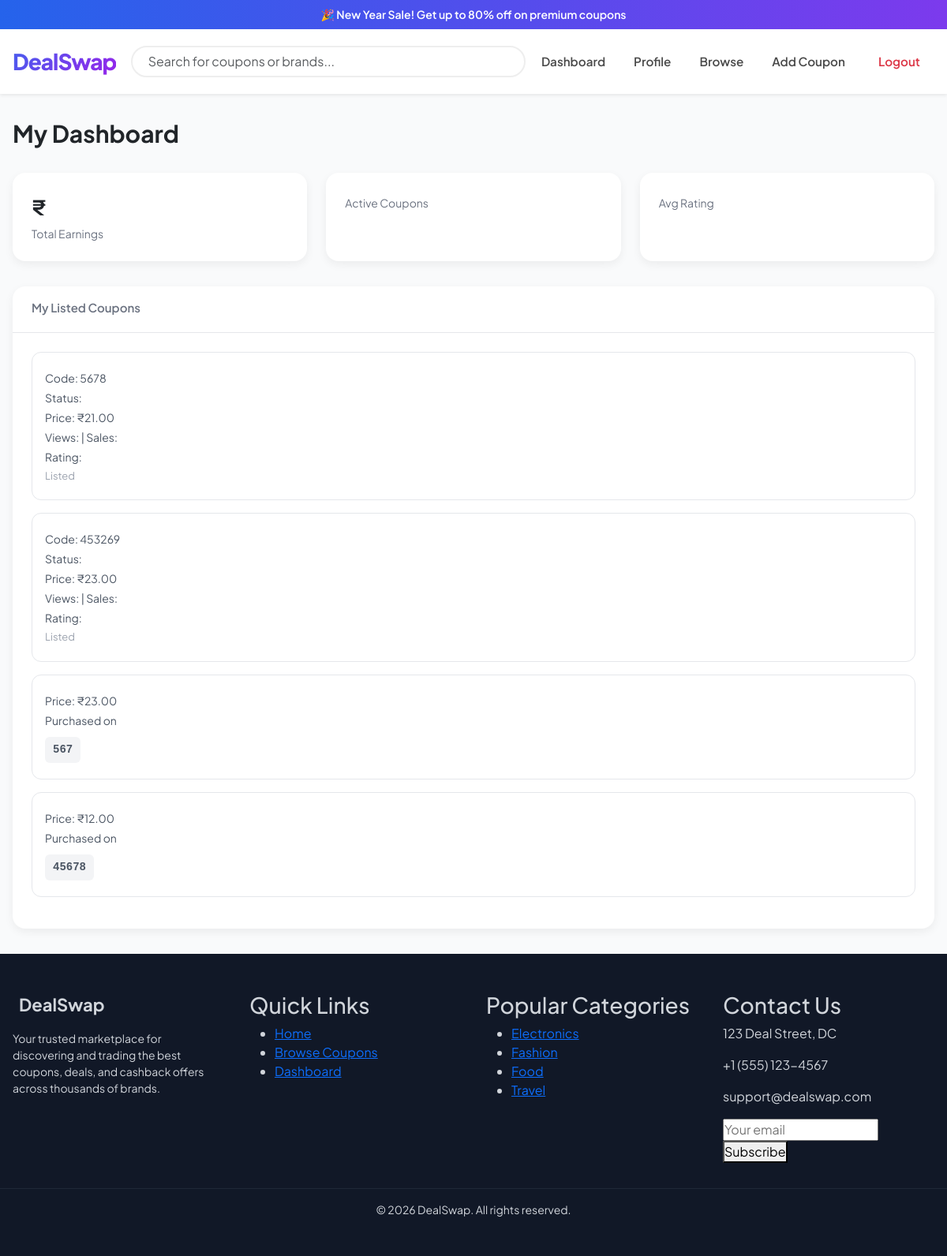
The page /dashboard/ (signed in) on the database its author committed.
### coupons/models.py (models this page shows, shortened)
class Coupon(models.Model):
    seller = models.ForeignKey(
        User,
        on_delete=models.CASCADE,
        related_name="coupons"
    )
    title = models.CharField(max_length=100)
    description = models.TextField()
    brand = models.CharField(max_length=100)
    CATEGORY_CHOICES = [
        ("Electronics", "Electronics"),
        ("Fashion", "Fashion"),
        ("Food", "Food"),
        ("Travel", "Travel"),
        ("Gaming", "Gaming"),
        ("Entertainment", "Entertainment"),
    ]
    category = models.CharField(max_length=50, choices=CATEGORY_CHOICES)
    original_price = models.DecimalField(
        max_digits=10, decimal_places=2, default=0
    )
    selling_price = models.DecimalField(
        max_digits=10, decimal_places=2,default=0
    )
    discount_percent = models.IntegerField(default=0)
    code = models.CharField(max_length=50, unique=True)
    valid_until = models.DateField()
    terms = models.TextField(blank=True, default="")
    is_sold = models.BooleanField(default=False)
    created_at = models.DateTimeField(auto_now_add=True)

### coupons/views.py (the view)
# urls.py: path('dashboard/',views.dashboard,name="dashboard"),
def dashboard(request):
    selling_coupons = Coupon.objects.filter(seller=request.user)
    my_coupons = [{
        "id": c.id,
        "code": c.code,
        "category": c.category,
        "price": c.selling_price,
        "is_sold": c.is_sold
    } for c in selling_coupons]
    purchases = Purchase.objects.filter(user=request.user).select_related("coupon")
    bought_coupons = [{
        "id": p.coupon.id,
        "code": p.coupon.code,
        "category": p.coupon.category,
        "price": p.coupon.selling_price,
        "is_sold": p.coupon.is_sold
    } for p in purchases]
    return render(request, 'core/dashboardo.html', {
        "mycoupons": my_coupons,          # selling
        "bought_coupons": bought_coupons # buying
    })

### coupons/templates/core/dashboardo.html (shortened to what this page needs)
{% extends "core/base.html" %}
{% load static %}
{% block extra_css %}
<link rel="stylesheet" href="{% static 'core/dashboard.css' %}">
{% endblock %}
{% block content %}
<div class="dashboard-page">
  <div class="ds-container">
    <div class="dashboard-header">
      <h1>
        My Dashboard
      </h1>
    </div>
    <div class="dashboard-stats">
      <div class="stat-box">
        <div class="stat-value">₹{{ total_earnings }}</div>
        <div class="stat-label">Total Earnings</div>
      </div>
      <div class="stat-box">
        <div class="stat-label">Active Coupons</div>
      </div>
      <div class="stat-box">
        <div class="stat-label">Avg Rating</div>
      </div>
    </div>
    <div class="dashboard-tabs">
      <div class="dashboard-tab-links">
        <a href="?tab=listed" class="{% if tab == 'listed' %}active{% endif %}">
          My Listed Coupons
        </a>
      </div>
      <div class="dashboard-content">
          {% for coupon in mycoupons %}
            <div class="dashboard-card">
              <p>Code: {{ coupon.code }}</p>
              <p>Status: {{ coupon.status }}</p>
              <p>Price: ₹{{ coupon.price }}</p>
              <p>Views: {{ coupon.views }} | Sales: {{ coupon.sales }}</p>
              <p>Rating: {{ coupon.rating }}</p>
              <p class="muted">Listed {{ coupon.listed_date }}</p>
            </div>
          {% empty %}
            <p class="dashboard-empty">No coupons listed yet.</p>
          {% endfor %}
          {% for purchase in bought_coupons %}
            <div class="dashboard-card">
              <p>Price: ₹{{ purchase.price }}</p>
              <p>Purchased on {{ purchase.purchase_date }}</p>
              <p class="code">{{ purchase.code }}</p>
            </div>
          {% empty %}
            <p class="dashboard-empty">No purchases found.</p>
          {% endfor %}
      </div>
    </div>
  </div>
</div>
{% endblock %}

### coupons/static/core/css/style.css (style rules this page uses)
body { font-family: 'Plus Jakarta Sans', sans-serif; background: #fdfdfd; background: linear-gradient(135deg, #4361ee 0%, #9b22ea 50%, #d91baf 100%); }

### coupons/static/core/style1.css (style rules this page uses)
* { box-sizing: border-box; margin: 0; padding: 0; }
body { font-family: Arial, sans-serif; background: linear-gradient(135deg, #4361ee 0%, #9b22ea 50%, #d91baf 100%); }
body { background: linear-gradient(135deg, #4361ee 0%, #9b22ea 50%, #d91baf 100%); min-height: 100vh; background-attachment: fixed; }

### coupons/static/core/dashboard.css (style rules this page uses)
body { background: linear-gradient(135deg, #4361ee 0%, #9b22ea 50%, #d91baf 100%); }
.dashboard-page { background: #f9fafb; min-height: 100vh; padding: 32px 16px; }
.ds-container { max-width: 1200px; margin: auto; }
.dashboard-header { margin-bottom: 32px; }
.dashboard-header h1 { font-size: 30px; font-weight: 700; margin-bottom: 6px; }
.dashboard-stats { display: grid; grid-template-columns: repeat(auto-fit, minmax(220px, 1fr)); gap: 24px; margin-bottom: 32px; }
.stat-box { background: #ffffff; padding: 24px; border-radius: 16px; box-shadow: 0 4px 12px rgba(0,0,0,0.06); }
.stat-value { font-size: 26px; font-weight: 700; margin-bottom: 4px; }
.stat-label { font-size: 14px; color: #6b7280; }
.dashboard-tabs { background: #ffffff; border-radius: 16px; box-shadow: 0 4px 12px rgba(0,0,0,0.06); }
.dashboard-tab-links { display: flex; gap: 32px; padding: 0 24px; border-bottom: 1px solid #e5e7eb; }
.dashboard-tab-links a { padding: 16px 0; font-size: 15px; font-weight: 600; color: #6b7280; text-decoration: none; border-bottom: 3px solid transparent; }
.dashboard-content { padding: 24px; }
.dashboard-card { background: #ffffff; border: 1px solid #e5e7eb; border-radius: 12px; padding: 16px; margin-bottom: 16px; transition: box-shadow 0.2s ease; }
.dashboard-card p { font-size: 14px; color: #4b5563; margin-bottom: 4px; }
.dashboard-card .muted { color: #9ca3af; font-size: 13px; }
.dashboard-card .code { font-family: monospace; font-weight: 600; background: #f3f4f6; padding: 6px 10px; border-radius: 6px; display: inline-block; margin-top: 6px; }

### coupons/templates/core/Navbar.html (style rules this page uses)
:root { --primary-gradient: linear-gradient(135deg, #4361ee 0%, #9b22ea 100%); --font-main: 'Plus Jakarta Sans', sans-serif; }
body { font-family: var(--font-main); background-color: #f8f9fa; }

### rows shown on the page
Coupon: code "5678", price "21.00"
Coupon: code "453269", price "23.00"
Coupon: price "23.00", code "567"
Coupon: price "12.00", code "45678"
